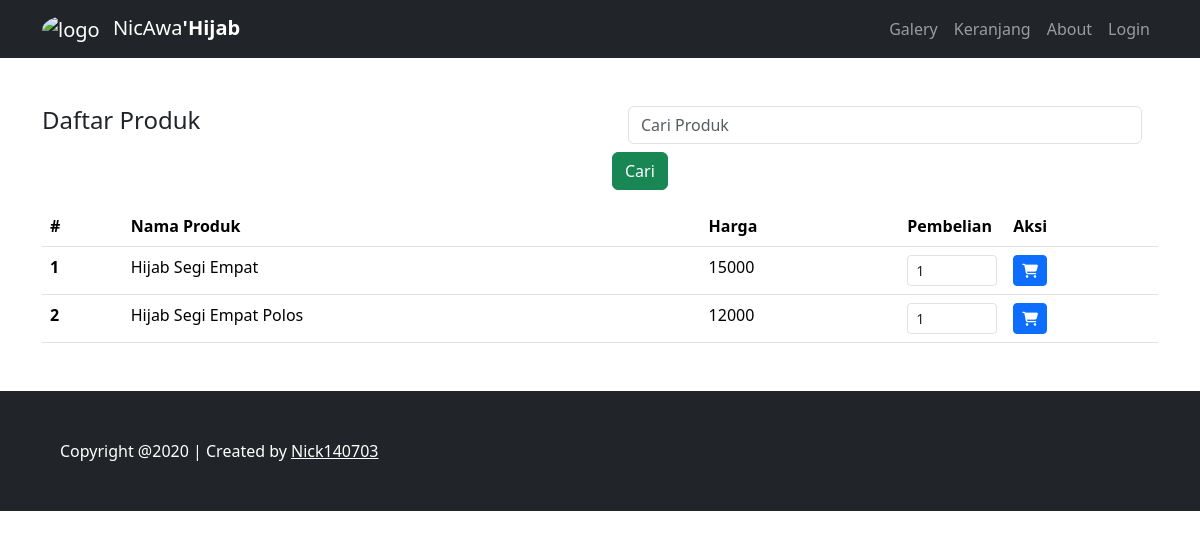
Page /keranjang.php?cari=Hijab Segi Empat on the committed database.
### tables this page shows
CREATE TABLE `tb_produk` (
  `id` int(10) UNSIGNED NOT NULL,
  `nama_produk` varchar(50) NOT NULL,
  `harga` float NOT NULL,
  `stok` int(11) NOT NULL
);

### keranjang.php (the view, shortened to what this page needs)
<?php
$conn = mysqli_connect('localhost', 'root', '', 'shopping-cart');
  if (!isset($_GET['cari'])) {
    $query = mysqli_query($conn, "SELECT * FROM tb_produk");
  } else {
    $query = mysqli_query($conn, "SELECT * FROM tb_produk WHERE nama_produk LIKE '%" . $_GET['cari'] . "%'");
  }
  require_once 'header.php';
    ?>
    <div class="container mt-5 ">
      <div class="row mb-2">
        <div class="col">
          <h4>Daftar Produk</h4>
        </div>
        <div class="col">
          <form class="form-inline pull-right" action="" method="GET">
            <div class="form-group mx-sm-3 mb-2">
              <input type="text" name="cari" class="form-control" placeholder="Cari Produk">
            </div>
            <button type="submit" class="btn btn-success mb-2">Cari</button>
          </form>
        </div>
      </div>
      <table class="table">
        <thead class="thead-light">
          <tr>
            <th scope="col">#</th>
            <th scope="col">Nama Produk</th>
            <th scope="col">Harga</th>
            <th scope="col">Pembelian</th>
            <th scope="col">Aksi</th>
          </tr>
        </thead>
        <tbody>
          <?php
          $no = 1;
          while ($dt = $query->fetch_assoc()) :
            ?>
            <form method="POST" action="<?= $_SERVER['PHP_SELF']; ?>">
              <tr>
                <th scope="row"><?= $no++; ?></th>
                <td><?= $dt['nama_produk']; ?></td>
                <td><?= $dt['harga']; ?></td>
                <td width="106">
                  <input class="form-control form-control-sm" type="number" name="pembelian" value="1" min="1" max="<?= $dt['stok']; ?>"></td>
                  <td>
                    <button class="btn btn-primary btn-sm" type="submit" name="submit">
                      <i class="fa fa-shopping-cart"></i>
                    </button>
                  </td>
                </tr>
              </form>
            <?php endwhile; ?>
          </tbody>
        </table>
      </div>
<?php require_once 'footer.php'; ?>

### rows in the picture
tb_produk: nama_produk "Hijab Segi Empat", harga "15000"
tb_produk: nama_produk "Hijab Segi Empat Polos", harga "12000"
